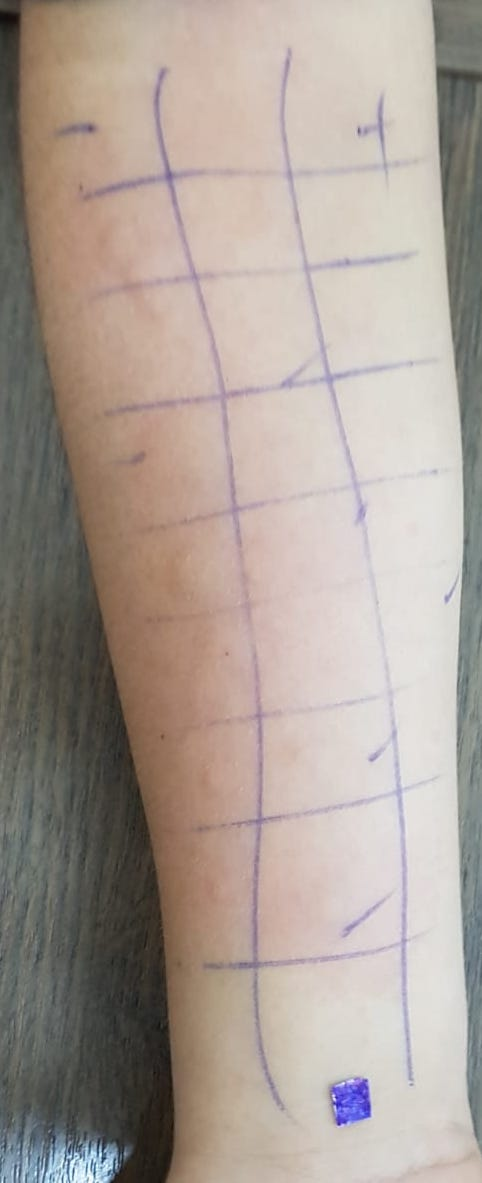
#> input picture ALLERVIEW/images/3.jpeg, 482 x 1183 px
$ python HSV_Editor.py
#> lines starting #> are read from the running program, lines starting #| are printed output that depends on the picture; after the words box and inside, x2 and y2 are one past the last pixel; in counts of white or black regions, pixels touching at a corner belong together
import cv2
import numpy as np


def nothing(x):
    pass


# Load in image
# 0, 47, 128, 17, 109, 206
image_path = "images/3.jpeg"

original_img = cv2.imread(image_path)
#> original_img is the input picture: shape (1183, 482, 3); mean B, G, R 150.3, 158.5, 170.3
resizeImage_var = original_img

scale_percent = 70
width = int(resizeImage_var.shape[1] * scale_percent / 100)
#> width = 337
height = int(resizeImage_var.shape[0] * scale_percent / 100)
#> height = 828
dim = (width, height)
#> dim = (337, 828)
resizedImage = cv2.resize(resizeImage_var, dim, interpolation=cv2.INTER_AREA)

image = resizedImage

# Create a window
cv2.namedWindow('image')
cv2.namedWindow("hsvEditor")

# create trackbars for color change
cv2.createTrackbar('HMin', 'hsvEditor', 0, 179, nothing)  # Hue is from 0-179 for Opencv
#> slider 'HMin' is set to 35
cv2.createTrackbar('SMin', 'hsvEditor', 0, 255, nothing)
#> slider 'SMin' is set to 51
cv2.createTrackbar('VMin', 'hsvEditor', 0, 255, nothing)
#> slider 'VMin' is set to 51
cv2.createTrackbar('HMax', 'hsvEditor', 0, 179, nothing)
#> slider 'HMax' is set to 179
cv2.createTrackbar('SMax', 'hsvEditor', 0, 255, nothing)
#> slider 'SMax' is set to 255
cv2.createTrackbar('VMax', 'hsvEditor', 0, 255, nothing)
#> slider 'VMax' is set to 255

# Set default value for MAX HSV trackbars.
cv2.setTrackbarPos('HMax', 'hsvEditor', 179)
cv2.setTrackbarPos('SMax', 'hsvEditor', 255)
cv2.setTrackbarPos('VMax', 'hsvEditor', 255)

# Initialize to check if HSV min/max value changes
hMin = sMin = vMin = hMax = sMax = vMax = 0
phMin = psMin = pvMin = phMax = psMax = pvMax = 0

output = image
wait_time = 33

while (1):

    # get current positions of all trackbars
    hMin = cv2.getTrackbarPos('HMin', 'hsvEditor')
    sMin = cv2.getTrackbarPos('SMin', 'hsvEditor')
    vMin = cv2.getTrackbarPos('VMin', 'hsvEditor')

    hMax = cv2.getTrackbarPos('HMax', 'hsvEditor')
    sMax = cv2.getTrackbarPos('SMax', 'hsvEditor')
    vMax = cv2.getTrackbarPos('VMax', 'hsvEditor')

    # Set minimum and max HSV values to display
    lower = np.array([hMin, sMin, vMin])
    upper = np.array([hMax, sMax, vMax])

    # Create HSV Image and threshold into a range.
    hsv = cv2.cvtColor(image, cv2.COLOR_BGR2HSV)
#> hsv: shape (828, 337, 3); mean H, S, V 30.9, 36.1, 171.8
    mask = cv2.inRange(hsv, lower, upper)
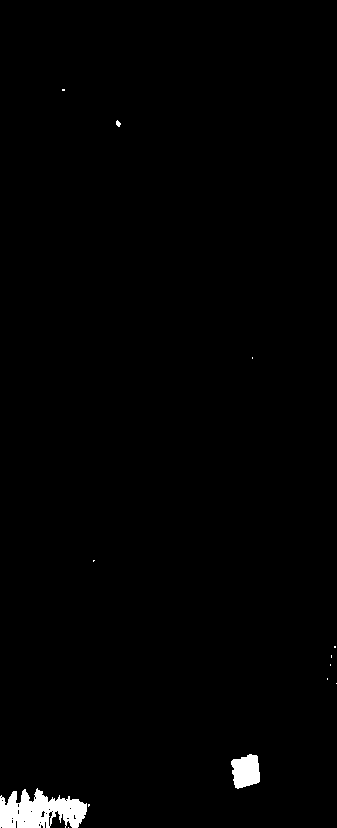
#> mask: shape (828, 337); 1.1% white; 13 white regions (10 under 20 px), largest, box (x1, y1, x2, y2) and area: (0, 788, 87, 828) 2328, (231, 754, 260, 789) 773, (116, 120, 121, 127) 23
    output = cv2.bitwise_and(image, image, mask=mask)

    # Print if there is a change in HSV value
    if (phMin != hMin) | (psMin != sMin) | (pvMin != vMin) | (phMax != hMax) | (psMax != sMax) | (pvMax != vMax):
        print("(hMin = %d , sMin = %d, vMin = %d), (hMax = %d , sMax = %d, vMax = %d)" % (
            hMin, sMin, vMin, hMax, sMax, vMax))
        phMin = hMin
        psMin = sMin
        pvMin = vMin
        phMax = hMax
        psMax = sMax
        pvMax = vMax

    # Display output image
    cv2.imshow('image', output)

    # Wait longer to prevent freeze for videos.
    if cv2.waitKey(wait_time) & 0xFF == ord('q'):
#> (key q is pressed here)
        break

cv2.destroyAllWindows()

"""
# unfinished code piece for applying hsv threshold
image_path = "images/3.jpeg"

original_img = cv.imread(image_path)
resizeImage_var = original_img

scale_percent = 70
width = int(resizeImage_var.shape[1] * scale_percent / 100)
height = int(resizeImage_var.shape[0] * scale_percent / 100)
dim = (width, height)
resizedImage = cv.resize(resizeImage_var, dim, interpolation=cv.INTER_AREA)


result = resizedImage.copy()
image = cv.cvtColor(resizedImage, cv.COLOR_BGR2HSV)
lower = np.array([155,25,0])
upper = np.array([179,255,255])
mask = cv.inRange(image, lower, upper)
result = cv.bitwise_and(result, result, mask=mask)

cv.imshow('mask', mask)
cv.imshow('result', result)
cv.waitKey(0)
cv.destroyAllWindows()
"""

$ run again, with ALLERVIEW/images/1.jpeg copied over ALLERVIEW/images/3.jpeg
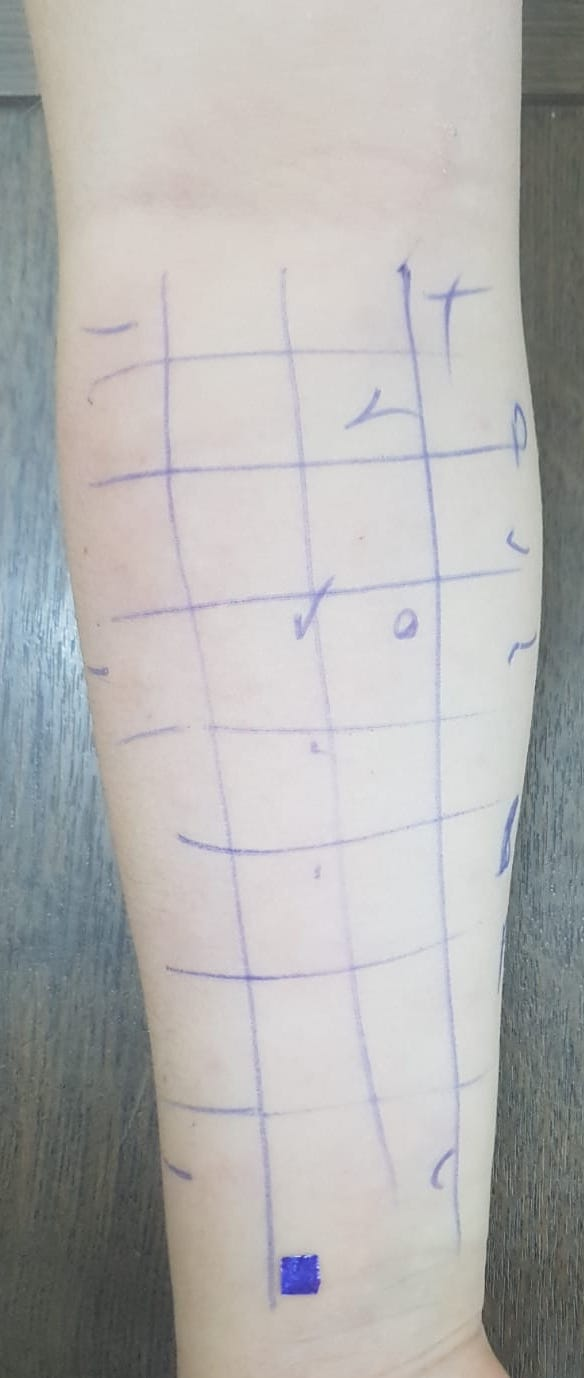
#> input picture ALLERVIEW/images/1.jpeg, 584 x 1378 px
#> original_img is the input picture: shape (1378, 584, 3); mean B, G, R 176.2, 177.3, 178.1
#> hsv: shape (964, 408, 3); mean H, S, V 61.1, 16.7, 182.7
#> `mask = cv2.inRange(hsv, lower, upper)`:
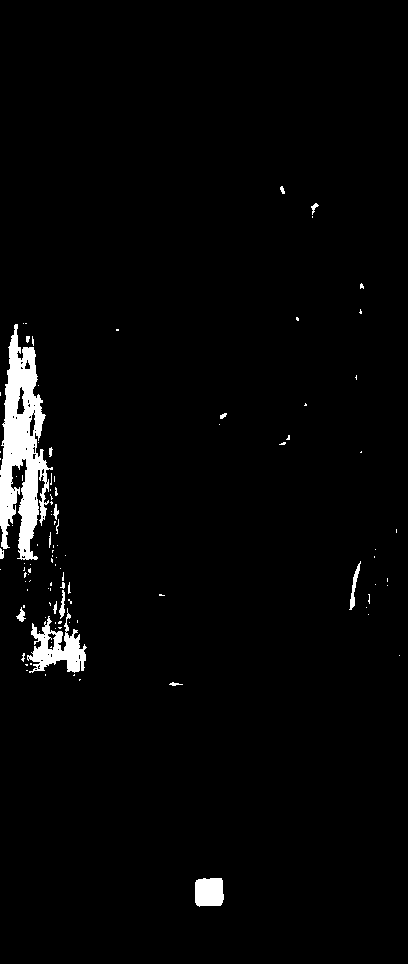
#> mask: shape (964, 408); 2.5% white; 105 white regions (86 under 20 px), largest, box (x1, y1, x2, y2) and area: (0, 324, 53, 560) 6403, (27, 608, 87, 673) 1681, (195, 878, 224, 907) 764
#> `output = cv2.bitwise_and(image, image, mask=mask)`:
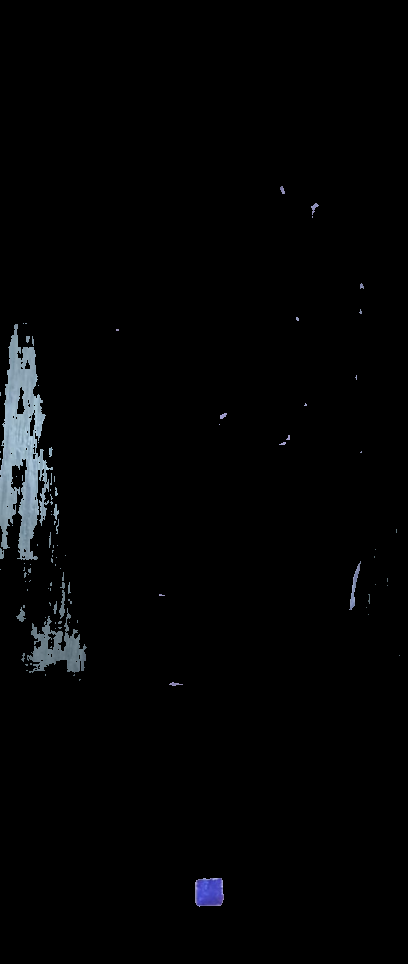
#> output: shape (964, 408, 3); mean B, G, R 4.4, 3.8, 3.3

$ run again, with ALLERVIEW/images/10.jpeg copied over ALLERVIEW/images/3.jpeg
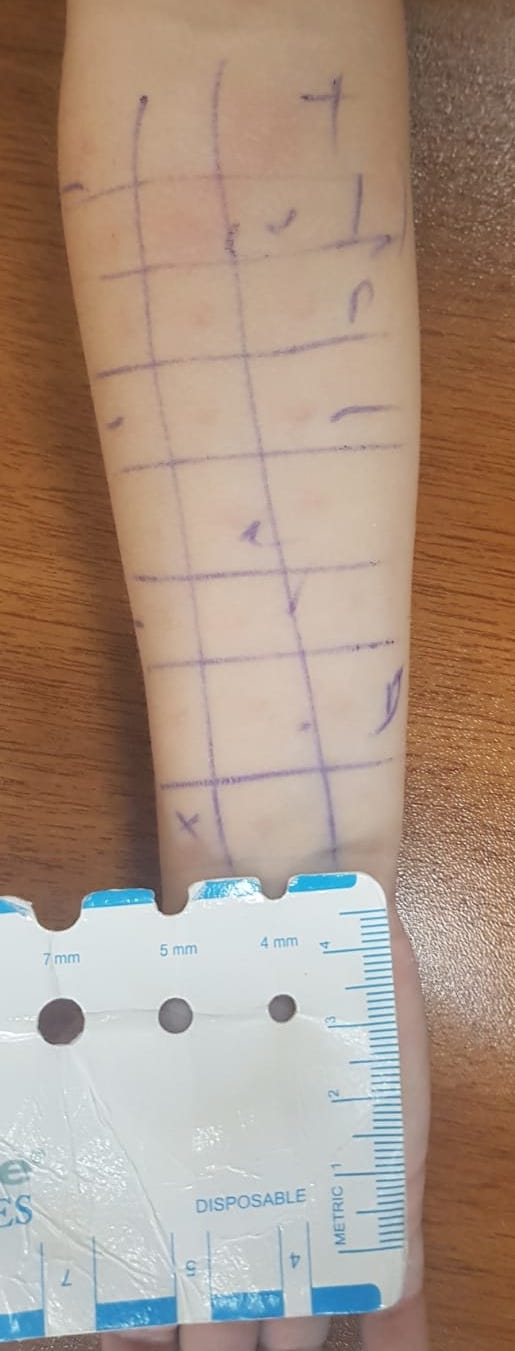
#> input picture ALLERVIEW/images/10.jpeg, 515 x 1351 px
#> original_img is the input picture: shape (1351, 515, 3); mean B, G, R 132, 147.6, 169.2
#> hsv: shape (945, 360, 3); mean H, S, V 34.3, 76.5, 173.8
#> `mask = cv2.inRange(hsv, lower, upper)`:
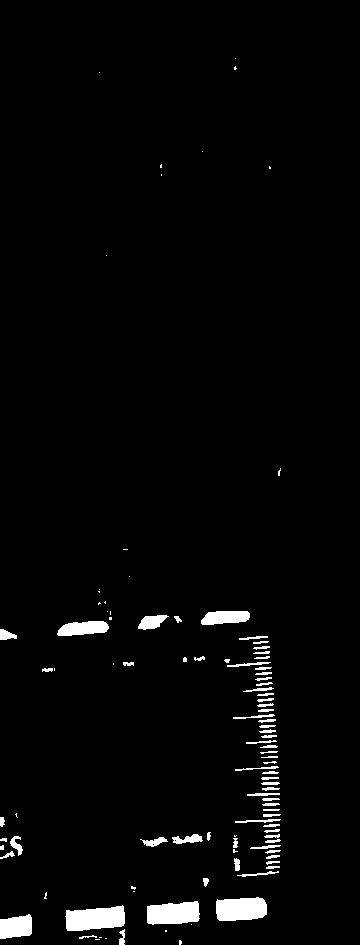
#> mask: shape (945, 360); 2.6% white; 105 white regions (35 under 20 px), largest, box (x1, y1, x2, y2) and area: (65, 905, 125, 931) 1203, (216, 897, 267, 921) 1057, (147, 901, 200, 925) 1040
#> `output = cv2.bitwise_and(image, image, mask=mask)`:
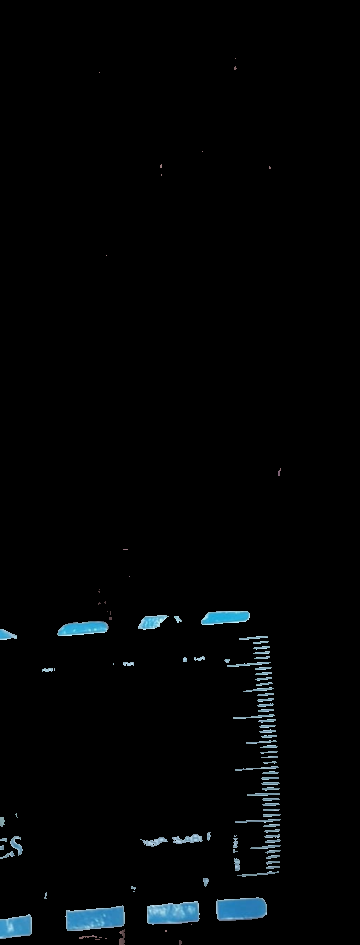
#> output: shape (945, 360, 3); mean B, G, R 5, 4.2, 2.7
